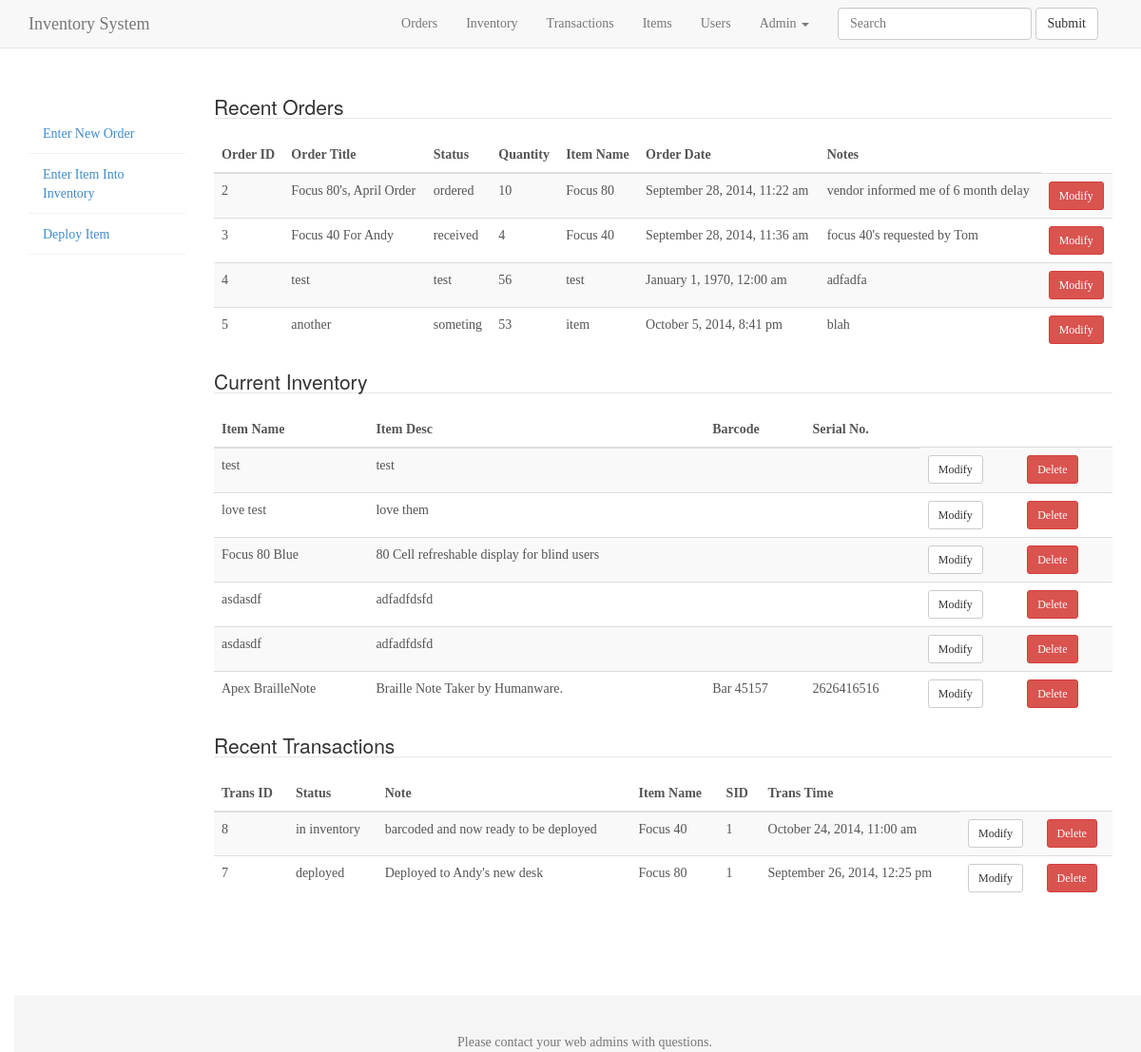
/main/index.php, run on the app's committed database.
### tables this page shows
CREATE TABLE IF NOT EXISTS `orders` (
`order_id` int(50) NOT NULL,
  `order_title` varchar(100) NOT NULL,
  `order_status` varchar(100) NOT NULL,
  `order_quantity` int(20) NOT NULL,
  `item_name` varchar(50) NOT NULL,
  `order_date` datetime DEFAULT CURRENT_TIMESTAMP,
  `order_note` text NOT NULL
);

CREATE TABLE IF NOT EXISTS `inventory` (
`item_id` int(50) NOT NULL,
  `item_name` varchar(50) DEFAULT NULL,
  `item_desc` varchar(100) DEFAULT NULL,
  `barcode` varchar(50) NOT NULL,
  `serial` varchar(50) DEFAULT NULL,
  `instock` int(20) DEFAULT '0'
);

CREATE TABLE IF NOT EXISTS `transactions` (
`trans_id` int(50) NOT NULL,
  `trans_status` varchar(100) NOT NULL,
  `trans_note` text NOT NULL,
  `item_name` varchar(50) NOT NULL,
  `user_sid` int(11) NOT NULL,
  `trans_time` datetime NOT NULL
);

### libraries/Database.php (called while the page is built, shortened)
<?php
class Database{
	public $host = DB_HOST;
	public $username = DB_USER;
	public $password = DB_PASS;
	public $db_name = DB_NAME;
	public $link;
	private function connect(){
		$this->link = new mysqli($this->host, $this->username, $this->password, $this->db_name);
	}
	public function select($query){
		$result = $this->link->query($query) or die($this->link->error.__LINE__);
		if($result->num_rows > 0){
			return $result;
		} else{
			return false;
		}
	}
}

### helpers/format_helper.php (called while the page is built, shortened)
<?php
function formatDate($date){
	return date('F j, Y, g:i a',strtotime($date));
}

### main/index.php (the view, shortened to what this page needs)
<?php include '../includes/header.php' ?>
<?php
  $db = new Database();
  $query = "SELECT * FROM orders";
  $orders = $db->select($query);
  $query = "SELECT inventory.item_name, inventory.item_name, orders.item_name FROM inventory INNER JOIN orders ON inventory.item_name=orders.item_name ORDER BY order_id DESC limit 5";
  $inventory = $db->select($query);
?>
<?php
  if(isset($_GET['trans'])){
      $trans = $_GET['trans'];
      $query = "SELECT * FROM trans WHERE trans = ".$trans . " ORDER BY id DESC";
      $trans = $db->select($query);
    } else{
      $query = "SELECT * FROM transactions
                ORDER by trans_id DESC";
      $trans = $db->select($query);
    }
?>
    <h1><legend>Recent Orders</legend></h1>
      <table summary="Orders"class="table table-striped">
        <thead>
          <th>Order ID</th>
          <th>Order Title</th>
          <th>Status</th>
          <th>Quantity</th>
          <th>Item Name</th>
          <th>Order Date</th>
          <th>Notes</th>
        </thead>
  <?php if($orders) : ?>
    <?php while($row = $orders->fetch_assoc()) : ?>
        <tr>
          <td><?php echo $row['order_id'] ; ?></td>
          <td><?php echo $row['order_title'] ; ?></td>
          <td><?php echo $row['order_status'] ; ?></td>
          <td><?php echo $row['order_quantity'] ; ?></td>
          <td><?php echo $row['item_name'] ; ?></td>
          <td><?php echo formatDate($row['order_date']) ; ?></td>
          <td><?php echo $row['order_note'] ; ?></td>
          <td><button type="button" class="btn btn-sm btn-danger">Modify</button></td>
        </tr>
  <?php endwhile; ?>
        </table>
  <?php else : ?>
    <p>There are no orders yet</p>
  <?php endif; ?>
<?php
  $db = new Database();
  if(isset($_GET['inventory'])){
      $inventory = $_GET['inventory'];
      $query = "SELECT * FROM inventory WHERE inventory = ".$inventory . " ORDER BY id DESC";
      $posts = $db->select($query);
    } else{
      $query = "SELECT * FROM inventory
                ORDER by item_name DESC limit 20";
      $inventory = $db->select($query);
    }
?>
    <h1><legend>Current Inventory</legend></h1>
    <table summary="inventory"class="table table-striped">
      <thead>
        <th>Item Name</th>
        <th>Item Desc</th>
        <th>Barcode</th>
        <th>Serial No.</th>
      </thead>
  <?php if($inventory) : ?>
    <?php while($row = $inventory->fetch_assoc()) : ?>
        <tr>
          <td><?php echo $row['item_name'] ; ?></td>
          <td><?php echo $row['item_desc'] ; ?></td>
          <td><?php echo $row['barcode'] ; ?></td>
          <td><?php echo $row['serial'] ; ?></td>
          <td><button type="button" class="btn btn-sm  btn-default">Modify</button></td>
              <td><button type="button" class="btn btn-sm btn-danger">Delete</button></td>
        </tr>
  <?php endwhile; ?>
        </table>
  <?php else : ?>
    <p>There are no inventory yet</p>
  <?php endif; ?>
    <h1><legend>Recent Transactions</legend></h1>
    <table summary="transactions"class="table table-striped">
      <thead>
        <th>Trans ID</th>
        <th>Status</th>
        <th>Note</th>
        <th>Item Name</th>
        <th>SID</th>
        <th>Trans Time</th>
      </thead>
  <?php if($trans) : ?>
      <?php while($row = $trans->fetch_assoc() ) : ?>
        <tr>
          <td><?php echo $row['trans_id'] ; ?></td>
          <td><?php echo $row['trans_status'] ; ?></td>
          <td><?php echo $row['trans_note'] ; ?></td>
          <td><?php echo $row['item_name'] ; ?></td>
          <td><?php echo $row['user_sid'] ; ?></td>
          <td><?php echo formatDate($row['trans_time']) ; ?></td>
          <td><button type="button" class="btn btn-sm btn-default">Modify</button></td>
              <td><button type="button" class="btn btn-sm btn-danger">Delete</button></td>
        </tr>
    <?php endwhile; ?>
        </table>
  <?php else : ?>
    <p>There are no transactions yet</p>
  <?php endif; ?>
<?php include '../includes/footer.php' ?>

### includes/header.php (shortened to what this page needs)
<?php include '../libraries/Database.php' ?>
<?php include '../helpers/format_helper.php' ?>
<!DOCTYPE html>
<html lang="en">
  <head>
    <link href="../css/bootstrap.min.css" rel="stylesheet">
    <link href="../css/styles.css" rel="stylesheet">
    <link rel="stylesheet" type="text/css" href="../css/stickyfooter.css">
  </head>
<body>
<header class="navbar navbar-default navbar-static-top" role="banner">
      <div class="container">
        <div class="navbar-header">
             <a href="/inventory/main/index.php" class="navbar-brand">Inventory System</a>
        </div>
        <nav class="collapse navbar-collapse pull-right" role="navigation">
            <ul class="nav navbar-nav">
                <li> <a href="../main/orders.php" class="">Orders</a>
                </li>
                <li> <a href="../main/inventory.php" class="">Inventory</a>
                </li>
                <li> <a href="../main/transactions.php" class="">Transactions</a>
                </li>
                <li> <a href="../main/items.php" class="">Items</a>
                </li>
                <li> <a href="../main/users.php" class="">Users</a>
                </li>
                <li class="dropdown">
                  <a href="#" class="dropdown-toggle" data-toggle="dropdown">Admin <span class="caret"></span></a>
                </li>
              </ul>
              <form class="navbar-form navbar-left" role="search">
                <div class="form-group">
                  <input type="text" class="form-control" placeholder="Search">
                </div>
                <button type="submit" class="btn btn-default">Submit</button>
              </form>
        </nav>
    </div>
</header>
<div class="container">
  <div class="row">
    <div class="col-sm-12">
      <h1 aria-live="assertive" class="text-center">
    </div>
  </div>
</div>
<div class="container">
  <div class="row">
    <div class="col-md-2" id="leftCol">
        <div class="">
            <ul role="complimentary" class="nav nav-pills nav-stacked" id="sidebar">
                <li><a href="/inventory/action/addOrder.php" class="">Enter New Order</a>
                </li>
                <li><a href="/inventory/action/addInventory.php" class="">Enter Item Into Inventory</a>
                </li>
                <li><a href="/inventory/action/addTransaction.php" class="">Deploy Item</a>
                </li>
            </ul>
        </div>
    </div>
  <div class="col-md-10">

### includes/footer.php (shortened to what this page needs)
</div>
<div class="footer">
      <div class="container">
        <p class="text-muted text-center">Please contact your web admins with questions.</p>
      </div>
    </div>
  </body>
</html>

### css/styles.css (style rules this page uses)
body { font-family: Georgia, "Times New Roman", Times, serif; color: #555; }
h1, .h1, h2, .h2, h3, .h3, h4, .h4, h5, .h5, h6, .h6 { margin-top: 0; font-family: "Helvetica Neue", Helvetica, Arial, sans-serif; font-weight: normal; color: #333; }
.text-center { padding-top: 20px; }
#sidebar { height: 100%; padding-right: 0; padding-top: 20px; }
#sidebar li { border:0 #f2f2f2 solid; border-bottom-width:1px; }

### css/stickyfooter.css (style rules this page uses)
html { position: relative; min-height: 100%; }
body { margin-bottom: 60px; }
.footer { position: absolute; bottom: 0; width: 100%; height: 60px; background-color: #f5f5f5; }
.container .text-muted { margin: 20px 0; }
.footer > .container { padding-right: 15px; padding-left: 15px; }

### data on the page
orders: order_id "2", order_title "Focus 80's, April Order", order_status "ordered", order_quantity "10", item_name "Focus 80", order_date "September 28, 2014, 11:22 am", order_note "vendor informed me of 6 month delay"
orders: order_id "3", order_title "Focus 40 For Andy", order_status "received", order_quantity "4", item_name "Focus 40", order_date "September 28, 2014, 11:36 am", order_note "focus 40's requested by Tom"
orders: order_id "4", order_title "test", order_status "test", order_quantity "56", item_name "test", order_date "January 1, 1970, 12:00 am", order_note "adfadfa"
orders: order_id "5", order_title "another", order_status "someting", order_quantity "53", item_name "item", order_date "October 5, 2014, 8:41 pm", order_note "blah"
inventory: item_name "test", item_desc "test"
inventory: item_name "love test", item_desc "love them"
inventory: item_name "Focus 80 Blue", item_desc "80 Cell refreshable display for blind users"
inventory: item_name "asdasdf", item_desc "adfadfdsfd"
inventory: item_name "asdasdf", item_desc "adfadfdsfd"
inventory: item_name "Apex BrailleNote", item_desc "Braille Note Taker by Humanware.", barcode "Bar 45157", serial "2626416516"
transactions: trans_id "8", trans_status "in inventory", trans_note "barcoded and now ready to be deployed", item_name "Focus 40", user_sid "1", trans_time "October 24, 2014, 11:00 am"
transactions: trans_id "7", trans_status "deployed", trans_note "Deployed to Andy's new desk", item_name "Focus 80", user_sid "1", trans_time "September 26, 2014, 12:25 pm"
